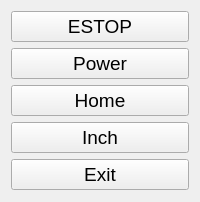
     <widget class="QFrame" name="frame">
      <property name="sizePolicy">
       <sizepolicy hsizetype="Fixed" vsizetype="Expanding">
        <horstretch>0</horstretch>
        <verstretch>0</verstretch>
       </sizepolicy>
      </property>
      <property name="minimumSize">
       <size>
        <width>120</width>
        <height>0</height>
       </size>
      </property>
      <property name="maximumSize">
       <size>
        <width>16777215</width>
        <height>10000</height>
       </size>
      </property>
      <property name="baseSize">
       <size>
        <width>0</width>
        <height>0</height>
       </size>
      </property>
      <layout class="QVBoxLayout" name="verticalLayout">
       <property name="bottomMargin">
        <number>12</number>
       </property>
       <item>
        <widget class="QPushButton" name="estop_pb">
         <property name="sizePolicy">
          <sizepolicy hsizetype="Expanding" vsizetype="Expanding">
           <horstretch>0</horstretch>
           <verstretch>0</verstretch>
          </sizepolicy>
         </property>
         <property name="minimumSize">
          <size>
           <width>60</width>
           <height>0</height>
          </size>
         </property>
         <property name="font">
          <font>
           <pointsize>14</pointsize>
          </font>
         </property>
         <property name="text">
          <string>ESTOP</string>
         </property>
         <property name="checkable">
          <bool>false</bool>
         </property>
        </widget>
       </item>
       <item>
        <widget class="QPushButton" name="power_pb">
         <property name="sizePolicy">
          <sizepolicy hsizetype="Minimum" vsizetype="MinimumExpanding">
           <horstretch>0</horstretch>
           <verstretch>0</verstretch>
          </sizepolicy>
         </property>
         <property name="font">
          <font>
           <pointsize>14</pointsize>
          </font>
         </property>
         <property name="text">
          <string>Power</string>
         </property>
         <property name="checkable">
          <bool>false</bool>
         </property>
        </widget>
       </item>
       <item>
        <widget class="QPushButton" name="home_all_pb">
         <property name="sizePolicy">
          <sizepolicy hsizetype="Minimum" vsizetype="MinimumExpanding">
           <horstretch>0</horstretch>
           <verstretch>0</verstretch>
          </sizepolicy>
         </property>
         <property name="minimumSize">
          <size>
           <width>60</width>
           <height>0</height>
          </size>
         </property>
         <property name="font">
          <font>
           <pointsize>14</pointsize>
          </font>
         </property>
         <property name="text">
          <string>Home</string>
         </property>
        </widget>
       </item>
       <item>
        <widget class="QPushButton" name="units_pb">
         <property name="sizePolicy">
          <sizepolicy hsizetype="Minimum" vsizetype="MinimumExpanding">
           <horstretch>0</horstretch>
           <verstretch>0</verstretch>
          </sizepolicy>
         </property>
         <property name="font">
          <font>
           <pointsize>14</pointsize>
          </font>
         </property>
         <property name="text">
          <string>Inch</string>
         </property>
        </widget>
       </item>
       <item>
        <widget class="QPushButton" name="quit_pb">
         <property name="sizePolicy">
          <sizepolicy hsizetype="Minimum" vsizetype="MinimumExpanding">
           <horstretch>0</horstretch>
           <verstretch>0</verstretch>
          </sizepolicy>
         </property>
         <property name="font">
          <font>
           <pointsize>14</pointsize>
          </font>
         </property>
         <property name="layoutDirection">
          <enum>Qt::LeftToRight</enum>
         </property>
         <property name="text">
          <string>Exit</string>
         </property>
         <property name="checkable">
          <bool>false</bool>
         </property>
        </widget>
       </item>
      </layout>
     </widget>
